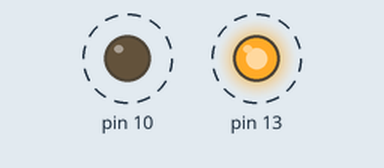
Simulated run of this sketch. Board: Arduino Nano, built with avr-gcc and run on an emulated ATmega328P. Parts: output pins drawn as LEDs (lit = HIGH). Dashed ring = blinking.

Above: at 0.2 s.
Timing chart, 0 to 3.0 s (numbered marks = the images above):
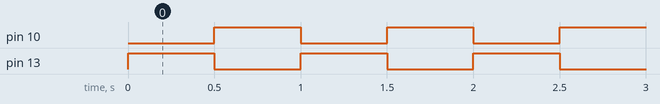

Measured:
- by itself, pin 10, pin 13: alternates HIGH for 0.50 s and LOW for 0.50 s

The sketch:

Destello_2.ino
```cpp
/*
  Ejemplo básico para destellar un LED.
  La salida 13 es el LED interno del Arduino NANO.
  La salida 10 es la primer salida digital del Rastuino (cercana al USB del
  Arduino NANO)
  Este ejemplo utiliza funciones para que sea más claro.
 */

void Encender()
{
 digitalWrite(13,HIGH);
 digitalWrite(10,LOW);
}

void Apagar()
{
 digitalWrite(13,LOW);
 digitalWrite(10,HIGH);
}

void setup()
{
 pinMode(13,OUTPUT);
 pinMode(10,OUTPUT);
}

void loop()
{
 Encender();
 delay(500);
 Apagar();
 delay(500);
}
```
